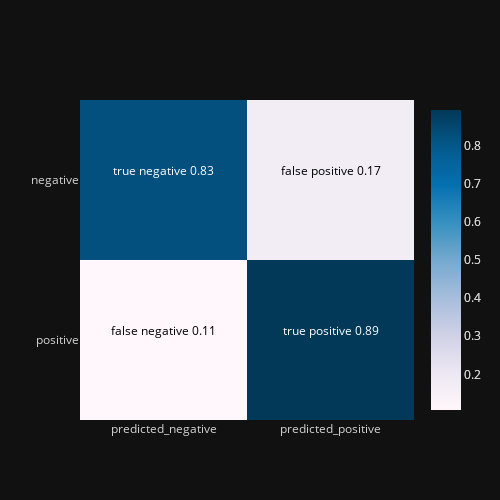

The code cell stored with this chart in its notebook:
### Markdown cell above
Красивая матрица ошибок

### Code cell
fig = make_subplots(1,1)

fig.add_trace(go.Heatmap(
     y = [ 'positive', 'negative'],
     x = ['predicted_negative', 'predicted_positive'],
     z = [matrix1[1, :], matrix1[0, :]],
     colorscale = 'PuBu'
))

fig.add_trace(go.Heatmap(
     y = [ 'positive', 'negative'],
     x = ['predicted_negative', 'predicted_positive'],
     z = [matrix1[1, :], matrix1[0, :]],
     colorscale = 'PuBu'
))

fig.add_annotation(x=0, y=0,
            text = "false negative " + str(round(matrix1[1,0], 2)),
            showarrow=False,
            font = dict(color = 'black'),
            yshift=10)

fig.add_annotation(x=1, y=1,
            text = "false positive " + str(round(matrix1[0,1], 2)),
            showarrow=False,
            font = dict(color = 'black'),
            yshift=10)

fig.add_annotation(x=1, y=0,
            text = "true positive " + str(round(matrix1[1,1], 2)),
            showarrow=False,
            font = dict(color = 'white'),
            yshift=10)

fig.add_annotation(x=0, y=1,
            text = "true negative " + str(round(matrix1[0,0], 2)),
            showarrow=False,
            font = dict(color = 'white'),
            yshift=10)


fig.update_layout(height = 500,
                  width = 500,
                  template = 'plotly_dark',
                  font_color = 'rgba(212, 210, 210, 1)',
                 ).show()

### Figure 1 — Plotly figure (JSON) as saved in the notebook; plotly's stock layout.template omitted (floating-point values rounded to 4 significant figures)
{"data": [{"colorscale": [[0, "rgb(255,247,251)"], [0.125, "rgb(236,231,242)"], [0.25, "rgb(208,209,230)"], [0.375, "rgb(166,189,219)"], [0.5, "rgb(116,169,207)"], [0.625, "rgb(54,144,192)"], [0.75, "rgb(5,112,176)"], [0.875, "rgb(4,90,141)"], [1, "rgb(2,56,88)"]], "type": "heatmap", "x": ["predicted_negative", "predicted_positive"], "y": ["positive", "negative"], "z": [[0.1064, 0.8936], [0.8258, 0.1742]]}, {"colorscale": [[0, "rgb(255,247,251)"], [0.125, "rgb(236,231,242)"], [0.25, "rgb(208,209,230)"], [0.375, "rgb(166,189,219)"], [0.5, "rgb(116,169,207)"], [0.625, "rgb(54,144,192)"], [0.75, "rgb(5,112,176)"], [0.875, "rgb(4,90,141)"], [1, "rgb(2,56,88)"]], "type": "heatmap", "x": ["predicted_negative", "predicted_positive"], "y": ["positive", "negative"], "z": [[0.1064, 0.8936], [0.8258, 0.1742]]}], "layout": {"annotations": [{"font": {"color": "black"}, "showarrow": false, "text": "false negative 0.11", "x": 0, "y": 0, "yshift": 10}, {"font": {"color": "black"}, "showarrow": false, "text": "false positive 0.17", "x": 1, "y": 1, "yshift": 10}, {"font": {"color": "white"}, "showarrow": false, "text": "true positive 0.89", "x": 1, "y": 0, "yshift": 10}, {"font": {"color": "white"}, "showarrow": false, "text": "true negative 0.83", "x": 0, "y": 1, "yshift": 10}], "font": {"color": "rgba(212, 210, 210, 1)"}, "height": 500, "width": 500, "xaxis": {"anchor": "y", "domain": [0, 1]}, "yaxis": {"anchor": "x", "domain": [0, 1]}}}
